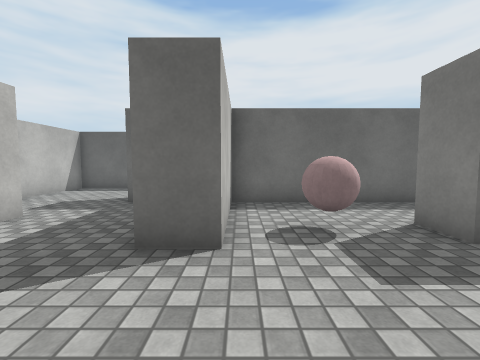
View 1 (above)

16 first-person views from a walk through a Unity game level. The camera is 1.2 m above the floor, tilts 4° down and sees 90° across. The floor is counted in squares, 1 m on a side. Each view is taken from the middle of a square. On the plan, view 1 faces up. The plan holds only what a view shows up to about 12 squares ahead; the rest is blank. Surface patterns are stand-ins for the level's own textures.

View 2
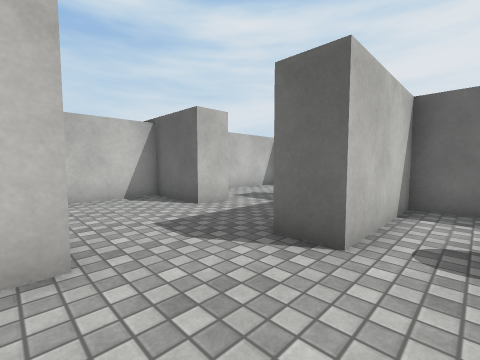

View 3
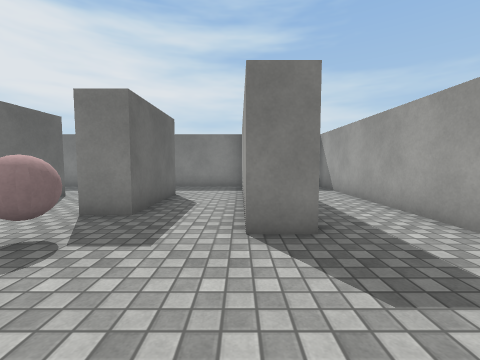

View 4
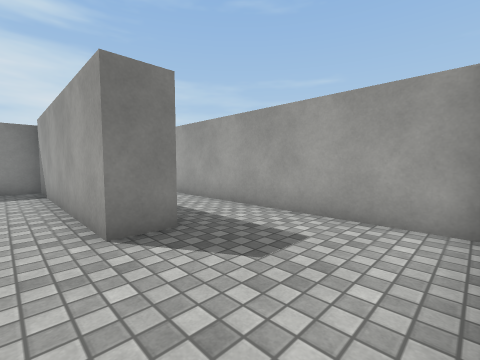

View 5
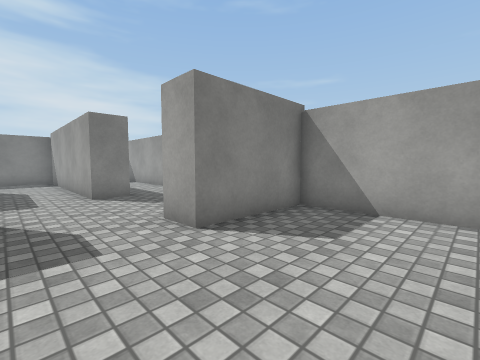

View 6
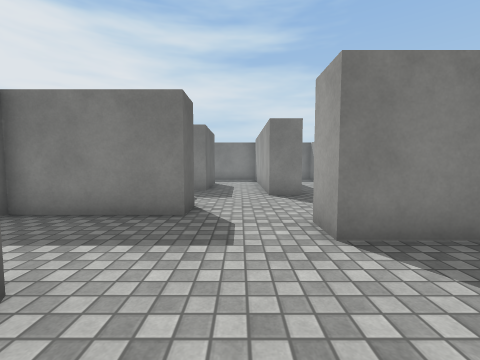

View 7
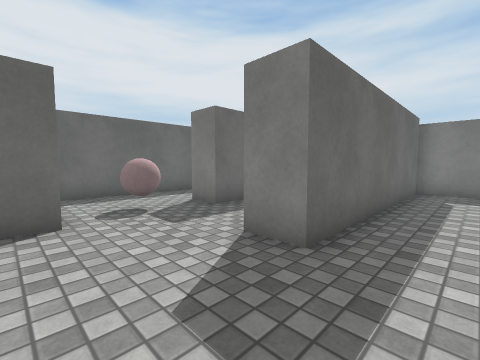

View 8
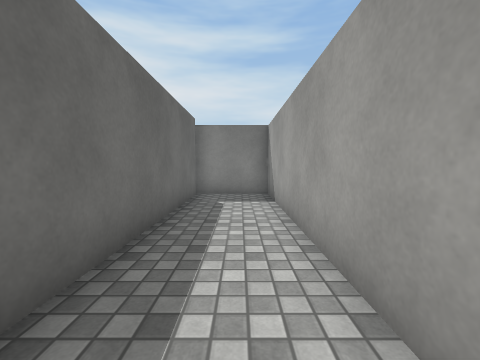

View 9
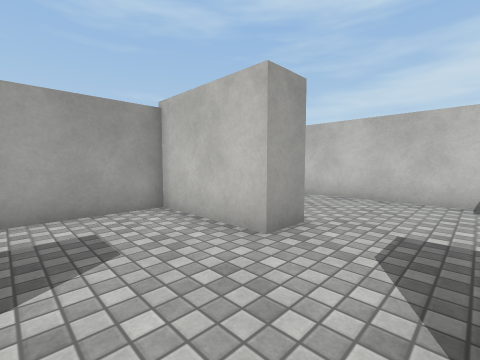

View 10
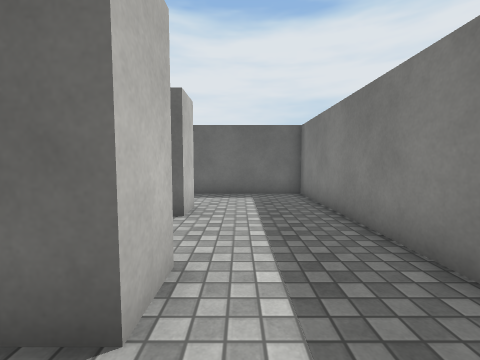

View 11
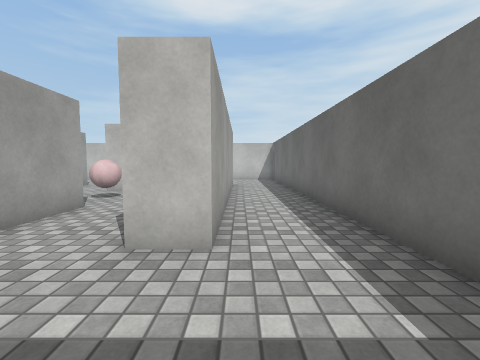

View 12
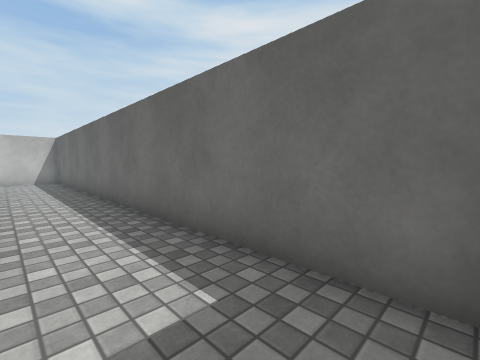

View 13
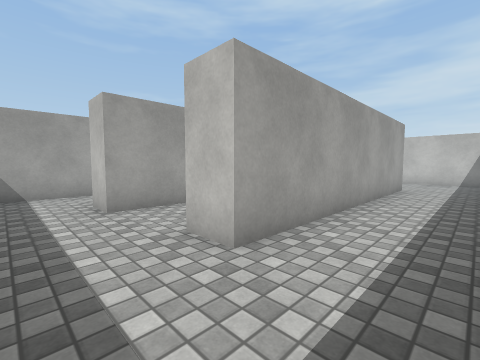

View 14
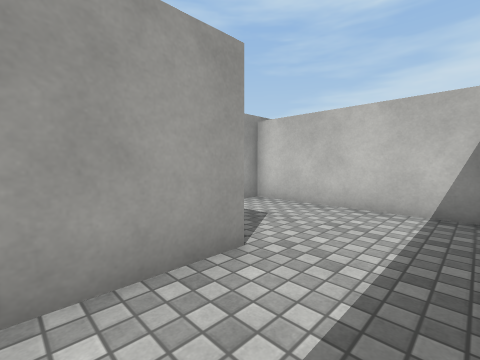

View 15
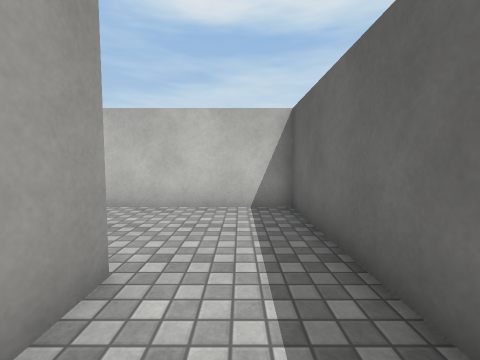

View 16
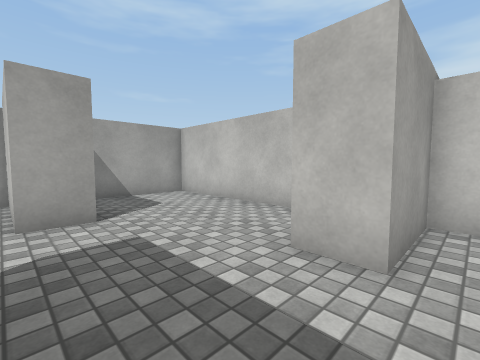

### Floor plan
Ten units are one square. View 1 is at (0, 0); x grows to the right and y downward. Boxes are objects, and circles mark ways between rooms. Rooms are numbered by the first view taken in them; rooms with no view inside come last. Other rooms are left out.
<svg viewBox="-80 -119 189 155">
<path fill="none" stroke="#000" d="M-49 -54 -49 -41 -75 -41 -75 31 -34 31 -34 -5 -21 -5 -21 31 104 31 104 -20M72 -35 35 -35 35 -47 72 -47M67 -74 -3 -74 -3 -33 -15 -33 -15 -75M101 3 20 3 20 -9 84 -9M-35 -86 67 -86 67 -74M72 -47 72 -35M104 -42 104 -114 -75 -114 -75 -54 -49 -54M84 -9 101 -9"/>
<rect x="5" y="-55" width="20" height="20" fill="#bbb"><title>ball</title></rect>
<circle cx="-35" cy="-65" r="3" fill="#2a7"/>
<circle cx="70" cy="-45" r="3" fill="#2a7"/>
<text x="0" y="-20">1</text>
<text x="20" y="-90">2</text>
</svg>
Room 1 opens to room 2.

Where each view was taken, in squares from view 1:
view 1: 0 up, 0 right, facing up
view 2: 0 up, 1 right, facing up-left
view 3: 1 up, 2 left, facing right
view 4: 2 up, 2 left, facing down-right
view 5: 3 up, 7 left, facing down-right
view 6: 2 up, 7 left, facing right
view 7: 2 down, 1 left, facing up-right
view 8: 2 down, 1 right, facing right
view 9: 3 up, 1 right, facing down-left
view 10: 2 up, 8 right, facing up
view 11: 9 up, 10 right, facing left
view 12: 9 up, 10 right, facing up-left
view 13: 11 up, 9 right, facing down-left
view 14: 11 up, 1 left, facing down-left
view 15: 10 up, 1 left, facing left
view 16: 6 up, 2 left, facing down-left
